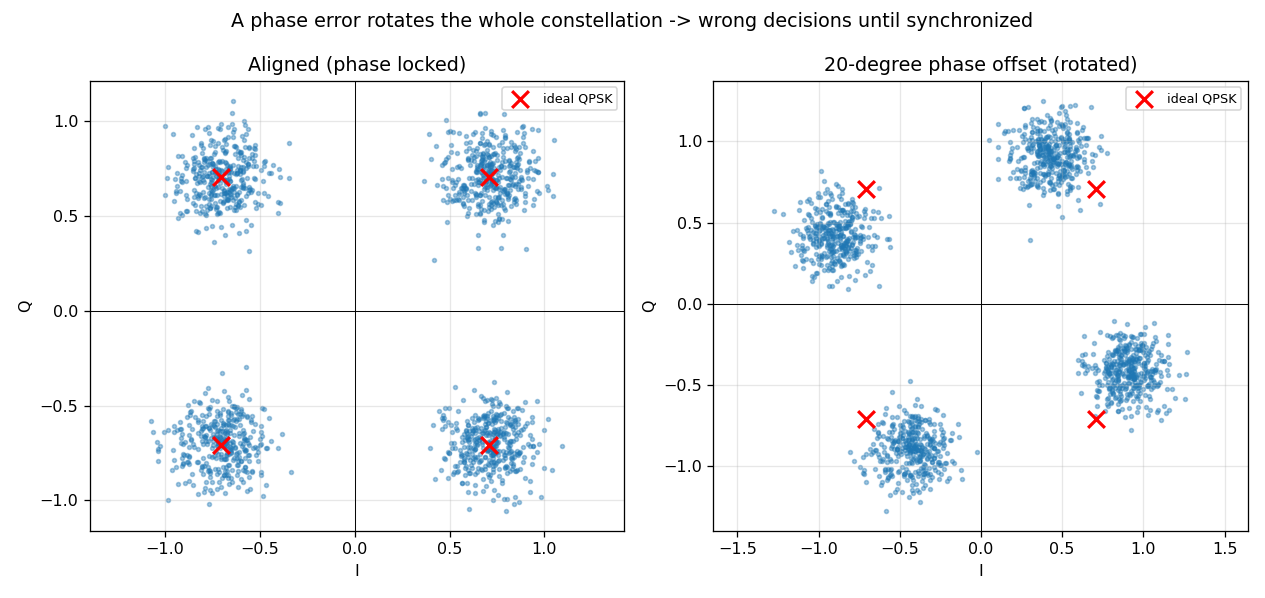

Reproduce this figure in Python.
#!/usr/bin/env python3
"""Digital Modulation & I/Q -- Demo 4: phase offset rotates the constellation.
Motivates carrier synchronization -- and mirrors the phase-reference a homodyne
(coherent / CV quantum) receiver needs. Pure NumPy. Saves phase_offset.png.
"""
import sys, os
try: sys.stdout.reconfigure(encoding="utf-8")
except Exception: pass
import numpy as np
import matplotlib; matplotlib.use("Agg")
import matplotlib.pyplot as plt

HERE=os.path.dirname(os.path.abspath(__file__)); rng=np.random.default_rng(5)
C = np.array([1+1j,1-1j,-1+1j,-1-1j])/np.sqrt(2)     # QPSK, unit energy
N=1500; snr=15
sym=C[rng.integers(0,4,N)]
sigma=np.sqrt(1/(2*10**(snr/10)))
rx=sym+sigma*(rng.standard_normal(N)+1j*rng.standard_normal(N))
theta=np.deg2rad(20); rx_rot=rx*np.exp(1j*theta)

fig,ax=plt.subplots(1,2,figsize=(11,5.2))
for a,data,title in [(ax[0],rx,"Aligned (phase locked)"),(ax[1],rx_rot,"20-degree phase offset (rotated)")]:
    a.scatter(data.real,data.imag,s=6,alpha=0.4,color="C0")
    a.scatter(C.real,C.imag,s=110,color="red",marker="x",linewidths=2,label="ideal QPSK")
    a.axhline(0,color="k",lw=0.6); a.axvline(0,color="k",lw=0.6)
    a.set_title(title); a.set_xlabel("I"); a.set_ylabel("Q"); a.axis("equal"); a.grid(True,alpha=0.3); a.legend(fontsize=8)
fig.suptitle("A phase error rotates the whole constellation -> wrong decisions until synchronized",fontsize=12)
fig.tight_layout(); out=os.path.join(HERE,"phase_offset.png"); fig.savefig(out,dpi=115)
print("saved", os.path.basename(out))
print("Quantum link: a homodyne/coherent (CV) receiver needs the same phase reference (a local oscillator) to read I/Q.")
